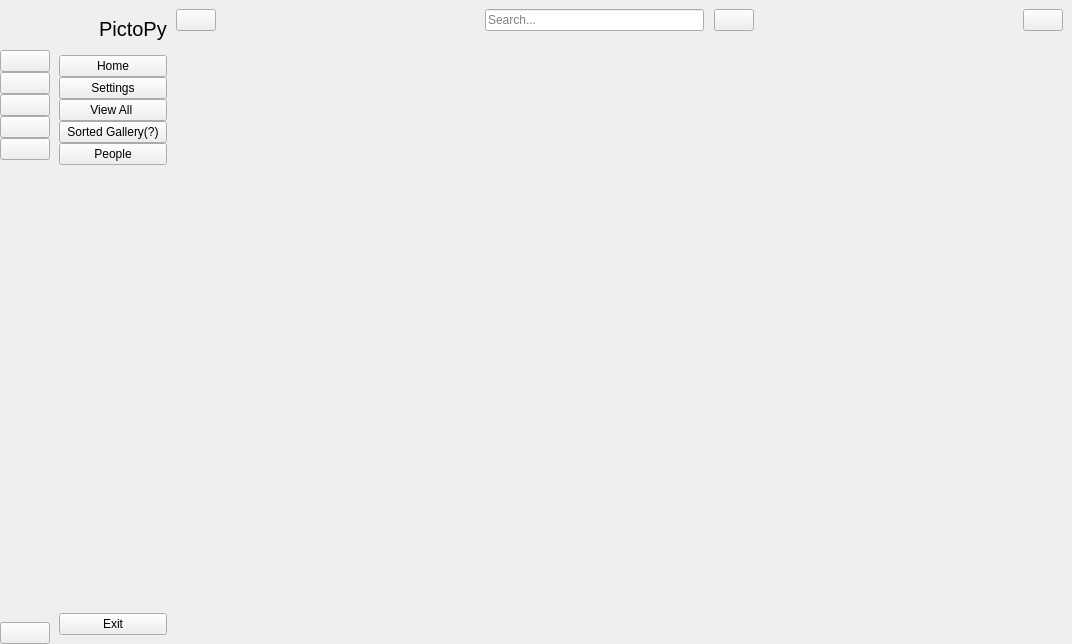
<?xml version="1.0" encoding="UTF-8"?>
<ui version="4.0">
 <class>MainWindow</class>
 <widget class="QMainWindow" name="MainWindow">
  <property name="geometry">
   <rect>
    <x>0</x>
    <y>0</y>
    <width>1072</width>
    <height>644</height>
   </rect>
  </property>
  <property name="windowTitle">
   <string>MainWindow</string>
  </property>
  <widget class="QWidget" name="centralwidget">
   <layout class="QGridLayout" name="gridLayout">
    <property name="leftMargin">
     <number>0</number>
    </property>
    <property name="topMargin">
     <number>0</number>
    </property>
    <property name="rightMargin">
     <number>0</number>
    </property>
    <property name="bottomMargin">
     <number>0</number>
    </property>
    <property name="spacing">
     <number>0</number>
    </property>
    <item row="0" column="0">
     <widget class="QWidget" name="icon_only_widget" native="true">
      <layout class="QVBoxLayout" name="verticalLayout_3">
       <property name="spacing">
        <number>0</number>
       </property>
       <property name="leftMargin">
        <number>0</number>
       </property>
       <property name="topMargin">
        <number>0</number>
       </property>
       <property name="rightMargin">
        <number>0</number>
       </property>
       <property name="bottomMargin">
        <number>0</number>
       </property>
       <item>
        <layout class="QHBoxLayout" name="horizontalLayout_3">
         <item>
          <widget class="QLabel" name="logo_label_1">
           <property name="minimumSize">
            <size>
             <width>50</width>
             <height>50</height>
            </size>
           </property>
           <property name="maximumSize">
            <size>
             <width>50</width>
             <height>50</height>
            </size>
           </property>
           <property name="text">
            <string/>
           </property>
           <property name="pixmap">
            <pixmap resource="../PictoPy UI Base/Prototype/resource.qrc">:/icon/icon/Logo.png</pixmap>
           </property>
           <property name="scaledContents">
            <bool>true</bool>
           </property>
          </widget>
         </item>
        </layout>
       </item>
       <item>
        <layout class="QVBoxLayout" name="verticalLayout">
         <property name="spacing">
          <number>0</number>
         </property>
         <item>
          <widget class="QPushButton" name="home_btn_1">
           <property name="text">
            <string/>
           </property>
           <property name="icon">
            <iconset resource="../PictoPy UI Base/Prototype/resource.qrc">
             <normaloff>:/icon/icon/home-4-32.ico</normaloff>
             <normalon>:/icon/icon/home-4-48.ico</normalon>:/icon/icon/home-4-32.ico</iconset>
           </property>
           <property name="iconSize">
            <size>
             <width>20</width>
             <height>20</height>
            </size>
           </property>
           <property name="checkable">
            <bool>true</bool>
           </property>
           <property name="autoExclusive">
            <bool>true</bool>
           </property>
          </widget>
         </item>
         <item>
          <widget class="QPushButton" name="dashborad_btn_1">
           <property name="text">
            <string/>
           </property>
           <property name="icon">
            <iconset resource="../PictoPy UI Base/Prototype/resource.qrc">
             <normaloff>:/icon/icon/dashboard-5-32.ico</normaloff>
             <normalon>:/icon/icon/dashboard-5-48.ico</normalon>:/icon/icon/dashboard-5-32.ico</iconset>
           </property>
           <property name="iconSize">
            <size>
             <width>20</width>
             <height>20</height>
            </size>
           </property>
           <property name="checkable">
            <bool>true</bool>
           </property>
           <property name="autoExclusive">
            <bool>true</bool>
           </property>
          </widget>
         </item>
         <item>
          <widget class="QPushButton" name="orders_btn_1">
           <property name="text">
            <string/>
           </property>
           <property name="icon">
            <iconset resource="../PictoPy UI Base/Prototype/resource.qrc">
             <normaloff>:/icon/icon/activity-feed-32.ico</normaloff>
             <normalon>:/icon/icon/activity-feed-48.ico</normalon>:/icon/icon/activity-feed-32.ico</iconset>
           </property>
           <property name="iconSize">
            <size>
             <width>20</width>
             <height>20</height>
            </size>
           </property>
           <property name="checkable">
            <bool>true</bool>
           </property>
           <property name="autoExclusive">
            <bool>true</bool>
           </property>
          </widget>
         </item>
         <item>
          <widget class="QPushButton" name="products_btn_1">
           <property name="text">
            <string/>
           </property>
           <property name="icon">
            <iconset resource="../PictoPy UI Base/Prototype/resource.qrc">
             <normaloff>:/icon/icon/product-32.ico</normaloff>
             <normalon>:/icon/icon/product-48.ico</normalon>:/icon/icon/product-32.ico</iconset>
           </property>
           <property name="iconSize">
            <size>
             <width>20</width>
             <height>20</height>
            </size>
           </property>
           <property name="checkable">
            <bool>true</bool>
           </property>
           <property name="autoExclusive">
            <bool>true</bool>
           </property>
          </widget>
         </item>
         <item>
          <widget class="QPushButton" name="customers_btn_1">
           <property name="text">
            <string/>
           </property>
           <property name="icon">
            <iconset resource="../PictoPy UI Base/Prototype/resource.qrc">
             <normaloff>:/icon/icon/group-32.ico</normaloff>
             <normalon>:/icon/icon/group-48.ico</normalon>:/icon/icon/group-32.ico</iconset>
           </property>
           <property name="iconSize">
            <size>
             <width>20</width>
             <height>20</height>
            </size>
           </property>
           <property name="checkable">
            <bool>true</bool>
           </property>
           <property name="autoExclusive">
            <bool>true</bool>
           </property>
          </widget>
         </item>
        </layout>
       </item>
       <item>
        <spacer name="verticalSpacer">
         <property name="orientation">
          <enum>Qt::Vertical</enum>
         </property>
         <property name="sizeHint" stdset="0">
          <size>
           <width>20</width>
           <height>375</height>
          </size>
         </property>
        </spacer>
       </item>
       <item>
        <widget class="QPushButton" name="exit_btn_1">
         <property name="text">
          <string/>
         </property>
         <property name="icon">
          <iconset resource="../PictoPy UI Base/Prototype/resource.qrc">
           <normaloff>:/icon/icon/close-window-64.ico</normaloff>:/icon/icon/close-window-64.ico</iconset>
         </property>
         <property name="iconSize">
          <size>
           <width>20</width>
           <height>20</height>
          </size>
         </property>
        </widget>
       </item>
      </layout>
     </widget>
    </item>
    <item row="0" column="1">
     <widget class="QWidget" name="full_menu_widget" native="true">
      <layout class="QVBoxLayout" name="verticalLayout_4">
       <item>
        <layout class="QHBoxLayout" name="horizontalLayout_2">
         <property name="spacing">
          <number>0</number>
         </property>
         <item>
          <widget class="QLabel" name="logo_label_2">
           <property name="minimumSize">
            <size>
             <width>40</width>
             <height>40</height>
            </size>
           </property>
           <property name="maximumSize">
            <size>
             <width>40</width>
             <height>40</height>
            </size>
           </property>
           <property name="text">
            <string/>
           </property>
           <property name="pixmap">
            <pixmap resource="../PictoPy UI Base/Prototype/resource.qrc">:/icon/icon/Logo.png</pixmap>
           </property>
           <property name="scaledContents">
            <bool>true</bool>
           </property>
          </widget>
         </item>
         <item>
          <widget class="QLabel" name="logo_label_3">
           <property name="font">
            <font>
             <pointsize>15</pointsize>
            </font>
           </property>
           <property name="text">
            <string>PictoPy</string>
           </property>
          </widget>
         </item>
        </layout>
       </item>
       <item>
        <layout class="QVBoxLayout" name="verticalLayout_2">
         <property name="spacing">
          <number>0</number>
         </property>
         <item>
          <widget class="QPushButton" name="home_btn_2">
           <property name="text">
            <string>Home</string>
           </property>
           <property name="icon">
            <iconset resource="../PictoPy UI Base/Prototype/resource.qrc">
             <normaloff>:/icon/icon/home-4-32.ico</normaloff>
             <normalon>:/icon/icon/home-4-48.ico</normalon>:/icon/icon/home-4-32.ico</iconset>
           </property>
           <property name="iconSize">
            <size>
             <width>14</width>
             <height>14</height>
            </size>
           </property>
           <property name="checkable">
            <bool>true</bool>
           </property>
           <property name="autoExclusive">
            <bool>true</bool>
           </property>
          </widget>
         </item>
         <item>
          <widget class="QPushButton" name="dashborad_btn_2">
           <property name="text">
            <string>Settings</string>
           </property>
           <property name="icon">
            <iconset resource="../PictoPy UI Base/Prototype/resource.qrc">
             <normaloff>:/icon/icon/dashboard-5-32.ico</normaloff>
             <normalon>:/icon/icon/dashboard-5-48.ico</normalon>:/icon/icon/dashboard-5-32.ico</iconset>
           </property>
           <property name="iconSize">
            <size>
             <width>14</width>
             <height>14</height>
            </size>
           </property>
           <property name="checkable">
            <bool>true</bool>
           </property>
           <property name="autoExclusive">
            <bool>true</bool>
           </property>
          </widget>
         </item>
         <item>
          <widget class="QPushButton" name="orders_btn_2">
           <property name="text">
            <string>View All </string>
           </property>
           <property name="icon">
            <iconset resource="../PictoPy UI Base/Prototype/resource.qrc">
             <normaloff>:/icon/icon/activity-feed-32.ico</normaloff>
             <normalon>:/icon/icon/activity-feed-48.ico</normalon>:/icon/icon/activity-feed-32.ico</iconset>
           </property>
           <property name="iconSize">
            <size>
             <width>14</width>
             <height>14</height>
            </size>
           </property>
           <property name="checkable">
            <bool>true</bool>
           </property>
           <property name="autoExclusive">
            <bool>true</bool>
           </property>
          </widget>
         </item>
         <item>
          <widget class="QPushButton" name="products_btn_2">
           <property name="text">
            <string>Sorted Gallery(?)</string>
           </property>
           <property name="icon">
            <iconset resource="../PictoPy UI Base/Prototype/resource.qrc">
             <normaloff>:/icon/icon/product-32.ico</normaloff>
             <normalon>:/icon/icon/product-48.ico</normalon>:/icon/icon/product-32.ico</iconset>
           </property>
           <property name="iconSize">
            <size>
             <width>14</width>
             <height>14</height>
            </size>
           </property>
           <property name="checkable">
            <bool>true</bool>
           </property>
           <property name="autoExclusive">
            <bool>true</bool>
           </property>
          </widget>
         </item>
         <item>
          <widget class="QPushButton" name="customers_btn_2">
           <property name="text">
            <string>People</string>
           </property>
           <property name="icon">
            <iconset resource="../PictoPy UI Base/Prototype/resource.qrc">
             <normaloff>:/icon/icon/group-32.ico</normaloff>
             <normalon>:/icon/icon/group-48.ico</normalon>:/icon/icon/group-32.ico</iconset>
           </property>
           <property name="iconSize">
            <size>
             <width>14</width>
             <height>14</height>
            </size>
           </property>
           <property name="checkable">
            <bool>true</bool>
           </property>
           <property name="autoExclusive">
            <bool>true</bool>
           </property>
          </widget>
         </item>
        </layout>
       </item>
       <item>
        <spacer name="verticalSpacer_2">
         <property name="orientation">
          <enum>Qt::Vertical</enum>
         </property>
         <property name="sizeHint" stdset="0">
          <size>
           <width>20</width>
           <height>373</height>
          </size>
         </property>
        </spacer>
       </item>
       <item>
        <widget class="QPushButton" name="exit_btn_2">
         <property name="text">
          <string>Exit</string>
         </property>
         <property name="icon">
          <iconset resource="../PictoPy UI Base/Prototype/resource.qrc">
           <normaloff>:/icon/icon/close-window-64.ico</normaloff>:/icon/icon/close-window-64.ico</iconset>
         </property>
         <property name="iconSize">
          <size>
           <width>14</width>
           <height>14</height>
          </size>
         </property>
        </widget>
       </item>
      </layout>
     </widget>
    </item>
    <item row="0" column="2">
     <widget class="QWidget" name="widget_3" native="true">
      <layout class="QVBoxLayout" name="verticalLayout_5">
       <property name="spacing">
        <number>0</number>
       </property>
       <property name="leftMargin">
        <number>0</number>
       </property>
       <property name="topMargin">
        <number>0</number>
       </property>
       <property name="rightMargin">
        <number>0</number>
       </property>
       <property name="bottomMargin">
        <number>0</number>
       </property>
       <item>
        <widget class="QWidget" name="widget" native="true">
         <property name="minimumSize">
          <size>
           <width>0</width>
           <height>40</height>
          </size>
         </property>
         <layout class="QHBoxLayout" name="horizontalLayout_4">
          <property name="spacing">
           <number>0</number>
          </property>
          <property name="leftMargin">
           <number>0</number>
          </property>
          <property name="topMargin">
           <number>0</number>
          </property>
          <property name="rightMargin">
           <number>9</number>
          </property>
          <property name="bottomMargin">
           <number>0</number>
          </property>
          <item>
           <widget class="QPushButton" name="change_btn">
            <property name="text">
             <string/>
            </property>
            <property name="icon">
             <iconset resource="../PictoPy UI Base/Prototype/resource.qrc">
              <normaloff>:/icon/icon/menu-4-32.ico</normaloff>:/icon/icon/menu-4-32.ico</iconset>
            </property>
            <property name="iconSize">
             <size>
              <width>14</width>
              <height>14</height>
             </size>
            </property>
            <property name="checkable">
             <bool>true</bool>
            </property>
           </widget>
          </item>
          <item>
           <spacer name="horizontalSpacer">
            <property name="orientation">
             <enum>Qt::Horizontal</enum>
            </property>
            <property name="sizeHint" stdset="0">
             <size>
              <width>236</width>
              <height>20</height>
             </size>
            </property>
           </spacer>
          </item>
          <item>
           <layout class="QHBoxLayout" name="horizontalLayout">
            <property name="spacing">
             <number>10</number>
            </property>
            <item>
             <widget class="QLineEdit" name="search_input">
              <property name="placeholderText">
               <string>Search...</string>
              </property>
             </widget>
            </item>
            <item>
             <widget class="QPushButton" name="search_btn">
              <property name="text">
               <string/>
              </property>
              <property name="icon">
               <iconset resource="../PictoPy UI Base/Prototype/resource.qrc">
                <normaloff>:/icon/icon/search-13-48.ico</normaloff>:/icon/icon/search-13-48.ico</iconset>
              </property>
             </widget>
            </item>
           </layout>
          </item>
          <item>
           <spacer name="horizontalSpacer_2">
            <property name="orientation">
             <enum>Qt::Horizontal</enum>
            </property>
            <property name="sizeHint" stdset="0">
             <size>
              <width>236</width>
              <height>20</height>
             </size>
            </property>
           </spacer>
          </item>
          <item>
           <widget class="QPushButton" name="user_btn">
            <property name="text">
             <string/>
            </property>
            <property name="icon">
             <iconset resource="../PictoPy UI Base/Prototype/resource.qrc">
              <normaloff>:/icon/icon/user-48.ico</normaloff>:/icon/icon/user-48.ico</iconset>
            </property>
           </widget>
          </item>
         </layout>
        </widget>
       </item>
       <item>
        <widget class="QStackedWidget" name="stackedWidget">
         <property name="currentIndex">
          <number>0</number>
         </property>
         <widget class="QWidget" name="page">
          <layout class="QGridLayout" name="gridLayout_2">
           <item row="0" column="0">
            <layout class="QHBoxLayout" name="horizontalLayout_5">
             <property name="spacing">
              <number>15</number>
             </property>
             <item>
              <widget class="QLabel" name="label_2">
               <property name="maximumSize">
                <size>
                 <width>210</width>
                 <height>584</height>
                </size>
               </property>
               <property name="text">
                <string/>
               </property>
               <property name="pixmap">
                <pixmap resource="../PictoPy UI Base/Prototype/resource.qrc">:/icon/icon/alex-perez-pEgsWN0kwbQ-unsplash.jpg</pixmap>
               </property>
               <property name="scaledContents">
                <bool>true</bool>
               </property>
              </widget>
             </item>
             <item>
              <widget class="QLabel" name="label_4">
               <property name="maximumSize">
                <size>
                 <width>210</width>
                 <height>584</height>
                </size>
               </property>
               <property name="text">
                <string/>
               </property>
               <property name="pixmap">
                <pixmap resource="../PictoPy UI Base/Prototype/resource.qrc">:/icon/icon/jean-philippe-delberghe-75xPHEQBmvA-unsplash.jpg</pixmap>
               </property>
               <property name="scaledContents">
                <bool>true</bool>
               </property>
              </widget>
             </item>
             <item>
              <widget class="QLabel" name="label_3">
               <property name="maximumSize">
                <size>
                 <width>210</width>
                 <height>584</height>
                </size>
               </property>
               <property name="text">
                <string/>
               </property>
               <property name="pixmap">
                <pixmap resource="../PictoPy UI Base/Prototype/resource.qrc">:/icon/icon/pawel-czerwinski-6lQDFGOB1iw-unsplash.jpg</pixmap>
               </property>
               <property name="scaledContents">
                <bool>true</bool>
               </property>
              </widget>
             </item>
             <item>
              <widget class="QLabel" name="label">
               <property name="maximumSize">
                <size>
                 <width>210</width>
                 <height>584</height>
                </size>
               </property>
               <property name="text">
                <string/>
               </property>
               <property name="pixmap">
                <pixmap resource="../PictoPy UI Base/Prototype/resource.qrc">:/icon/icon/usgs-hoS3dzgpHzw-unsplash.jpg</pixmap>
               </property>
               <property name="scaledContents">
                <bool>true</bool>
               </property>
              </widget>
             </item>
            </layout>
           </item>
          </layout>
         </widget>
         <widget class="QWidget" name="page_2">
          <layout class="QGridLayout" name="gridLayout_3">
           <item row="0" column="0">
            <widget class="QLabel" name="label_5">
             <property name="font">
              <font>
               <pointsize>20</pointsize>
              </font>
             </property>
             <property name="text">
              <string>Settings</string>
             </property>
             <property name="alignment">
              <set>Qt::AlignCenter</set>
             </property>
            </widget>
           </item>
          </layout>
         </widget>
         <widget class="QWidget" name="page_3">
          <layout class="QGridLayout" name="gridLayout_4">
           <item row="0" column="0">
            <widget class="QLabel" name="label_6">
             <property name="font">
              <font>
               <pointsize>20</pointsize>
              </font>
             </property>
             <property name="text">
              <string>View All Images</string>
             </property>
             <property name="alignment">
              <set>Qt::AlignCenter</set>
             </property>
            </widget>
           </item>
          </layout>
         </widget>
         <widget class="QWidget" name="page_4">
          <layout class="QGridLayout" name="gridLayout_5">
           <item row="0" column="0">
            <widget class="QLabel" name="label_7">
             <property name="font">
              <font>
               <pointsize>20</pointsize>
              </font>
             </property>
             <property name="text">
              <string>Sorted Gallery</string>
             </property>
             <property name="alignment">
              <set>Qt::AlignCenter</set>
             </property>
            </widget>
           </item>
          </layout>
         </widget>
         <widget class="QWidget" name="page_5">
          <layout class="QGridLayout" name="gridLayout_6">
           <item row="0" column="0">
            <widget class="QLabel" name="label_8">
             <property name="font">
              <font>
               <pointsize>20</pointsize>
              </font>
             </property>
             <property name="text">
              <string>Sorted by People</string>
             </property>
             <property name="alignment">
              <set>Qt::AlignCenter</set>
             </property>
            </widget>
           </item>
          </layout>
         </widget>
         <widget class="QWidget" name="page_6">
          <layout class="QGridLayout" name="gridLayout_7">
           <item row="0" column="0">
            <widget class="QLabel" name="label_9">
             <property name="font">
              <font>
               <pointsize>20</pointsize>
              </font>
             </property>
             <property name="text">
              <string>Search Page </string>
             </property>
             <property name="alignment">
              <set>Qt::AlignCenter</set>
             </property>
            </widget>
           </item>
          </layout>
         </widget>
         <widget class="QWidget" name="page_7">
          <layout class="QGridLayout" name="gridLayout_8">
           <item row="0" column="0">
            <widget class="QLabel" name="label_10">
             <property name="font">
              <font>
               <pointsize>20</pointsize>
              </font>
             </property>
             <property name="text">
              <string>User Page</string>
             </property>
             <property name="alignment">
              <set>Qt::AlignCenter</set>
             </property>
            </widget>
           </item>
          </layout>
         </widget>
        </widget>
       </item>
      </layout>
     </widget>
    </item>
   </layout>
  </widget>
 </widget>
 <resources>
  <include location="../PictoPy UI Base/Prototype/resource.qrc"/>
 </resources>
 <connections>
  <connection>
   <sender>change_btn</sender>
   <signal>toggled(bool)</signal>
   <receiver>icon_only_widget</receiver>
   <slot>setVisible(bool)</slot>
   <hints>
    <hint type="sourcelabel">
     <x>197</x>
     <y>23</y>
    </hint>
    <hint type="destinationlabel">
     <x>50</x>
     <y>362</y>
    </hint>
   </hints>
  </connection>
  <connection>
   <sender>change_btn</sender>
   <signal>toggled(bool)</signal>
   <receiver>full_menu_widget</receiver>
   <slot>setHidden(bool)</slot>
   <hints>
    <hint type="sourcelabel">
     <x>188</x>
     <y>25</y>
    </hint>
    <hint type="destinationlabel">
     <x>173</x>
     <y>257</y>
    </hint>
   </hints>
  </connection>
  <connection>
   <sender>home_btn_1</sender>
   <signal>toggled(bool)</signal>
   <receiver>home_btn_2</receiver>
   <slot>setChecked(bool)</slot>
   <hints>
    <hint type="sourcelabel">
     <x>27</x>
     <y>69</y>
    </hint>
    <hint type="destinationlabel">
     <x>72</x>
     <y>76</y>
    </hint>
   </hints>
  </connection>
  <connection>
   <sender>dashborad_btn_1</sender>
   <signal>toggled(bool)</signal>
   <receiver>dashborad_btn_2</receiver>
   <slot>setChecked(bool)</slot>
   <hints>
    <hint type="sourcelabel">
     <x>33</x>
     <y>100</y>
    </hint>
    <hint type="destinationlabel">
     <x>67</x>
     <y>99</y>
    </hint>
   </hints>
  </connection>
  <connection>
   <sender>orders_btn_1</sender>
   <signal>toggled(bool)</signal>
   <receiver>orders_btn_2</receiver>
   <slot>setChecked(bool)</slot>
   <hints>
    <hint type="sourcelabel">
     <x>33</x>
     <y>123</y>
    </hint>
    <hint type="destinationlabel">
     <x>69</x>
     <y>125</y>
    </hint>
   </hints>
  </connection>
  <connection>
   <sender>products_btn_1</sender>
   <signal>toggled(bool)</signal>
   <receiver>products_btn_2</receiver>
   <slot>setChecked(bool)</slot>
   <hints>
    <hint type="sourcelabel">
     <x>24</x>
     <y>148</y>
    </hint>
    <hint type="destinationlabel">
     <x>72</x>
     <y>148</y>
    </hint>
   </hints>
  </connection>
  <connection>
   <sender>customers_btn_1</sender>
   <signal>toggled(bool)</signal>
   <receiver>customers_btn_2</receiver>
   <slot>setChecked(bool)</slot>
   <hints>
    <hint type="sourcelabel">
     <x>33</x>
     <y>177</y>
    </hint>
    <hint type="destinationlabel">
     <x>67</x>
     <y>172</y>
    </hint>
   </hints>
  </connection>
  <connection>
   <sender>home_btn_2</sender>
   <signal>toggled(bool)</signal>
   <receiver>home_btn_1</receiver>
   <slot>setChecked(bool)</slot>
   <hints>
    <hint type="sourcelabel">
     <x>70</x>
     <y>63</y>
    </hint>
    <hint type="destinationlabel">
     <x>41</x>
     <y>60</y>
    </hint>
   </hints>
  </connection>
  <connection>
   <sender>dashborad_btn_2</sender>
   <signal>toggled(bool)</signal>
   <receiver>dashborad_btn_1</receiver>
   <slot>setChecked(bool)</slot>
   <hints>
    <hint type="sourcelabel">
     <x>160</x>
     <y>99</y>
    </hint>
    <hint type="destinationlabel">
     <x>26</x>
     <y>90</y>
    </hint>
   </hints>
  </connection>
  <connection>
   <sender>orders_btn_2</sender>
   <signal>toggled(bool)</signal>
   <receiver>orders_btn_1</receiver>
   <slot>setChecked(bool)</slot>
   <hints>
    <hint type="sourcelabel">
     <x>143</x>
     <y>112</y>
    </hint>
    <hint type="destinationlabel">
     <x>39</x>
     <y>114</y>
    </hint>
   </hints>
  </connection>
  <connection>
   <sender>products_btn_2</sender>
   <signal>toggled(bool)</signal>
   <receiver>products_btn_1</receiver>
   <slot>setChecked(bool)</slot>
   <hints>
    <hint type="sourcelabel">
     <x>162</x>
     <y>142</y>
    </hint>
    <hint type="destinationlabel">
     <x>43</x>
     <y>144</y>
    </hint>
   </hints>
  </connection>
  <connection>
   <sender>customers_btn_2</sender>
   <signal>toggled(bool)</signal>
   <receiver>customers_btn_1</receiver>
   <slot>setChecked(bool)</slot>
   <hints>
    <hint type="sourcelabel">
     <x>162</x>
     <y>163</y>
    </hint>
    <hint type="destinationlabel">
     <x>39</x>
     <y>184</y>
    </hint>
   </hints>
  </connection>
  <connection>
   <sender>exit_btn_2</sender>
   <signal>clicked()</signal>
   <receiver>MainWindow</receiver>
   <slot>close()</slot>
   <hints>
    <hint type="sourcelabel">
     <x>126</x>
     <y>584</y>
    </hint>
    <hint type="destinationlabel">
     <x>284</x>
     <y>606</y>
    </hint>
   </hints>
  </connection>
  <connection>
   <sender>exit_btn_1</sender>
   <signal>clicked()</signal>
   <receiver>MainWindow</receiver>
   <slot>close()</slot>
   <hints>
    <hint type="sourcelabel">
     <x>34</x>
     <y>592</y>
    </hint>
    <hint type="destinationlabel">
     <x>47</x>
     <y>626</y>
    </hint>
   </hints>
  </connection>
 </connections>
</ui>
